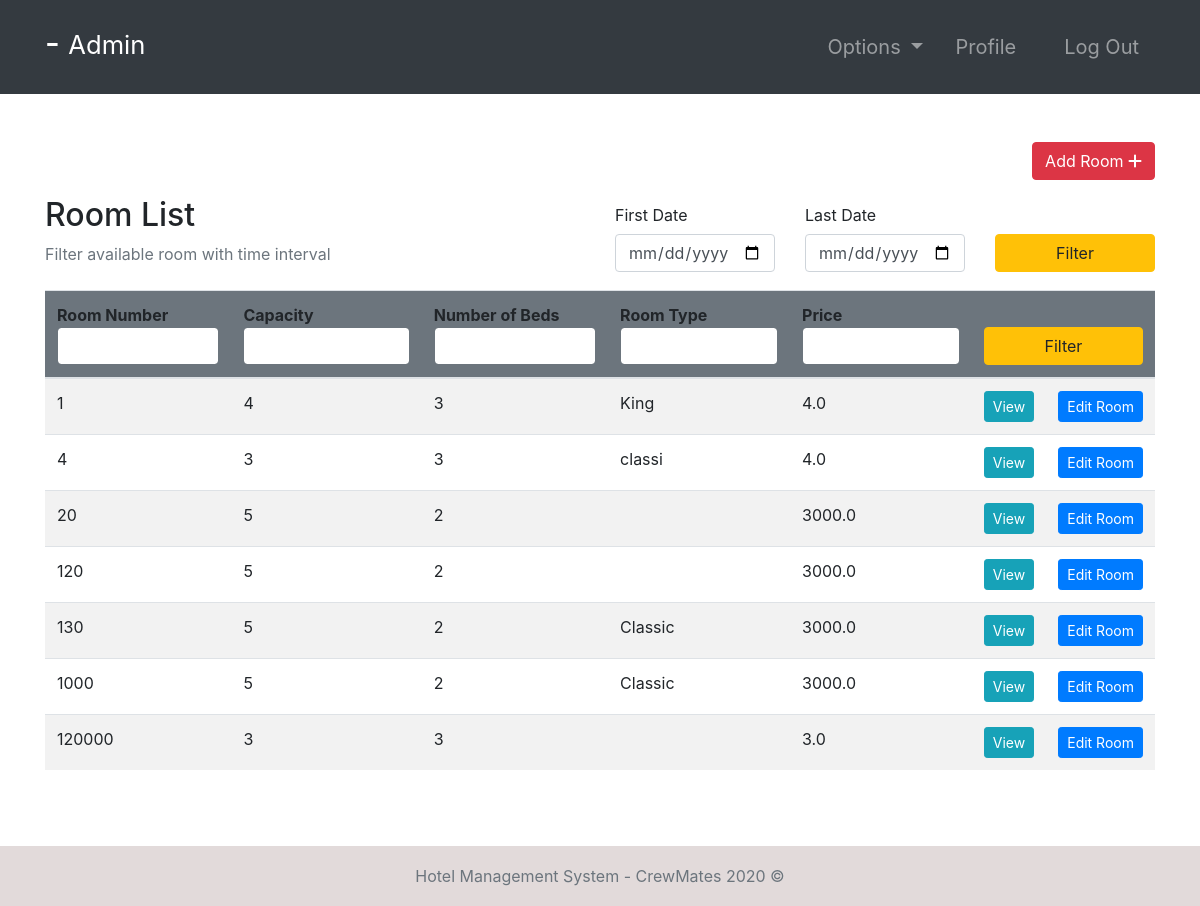
The page /rooms/ (signed in) on the database as committed earlier.
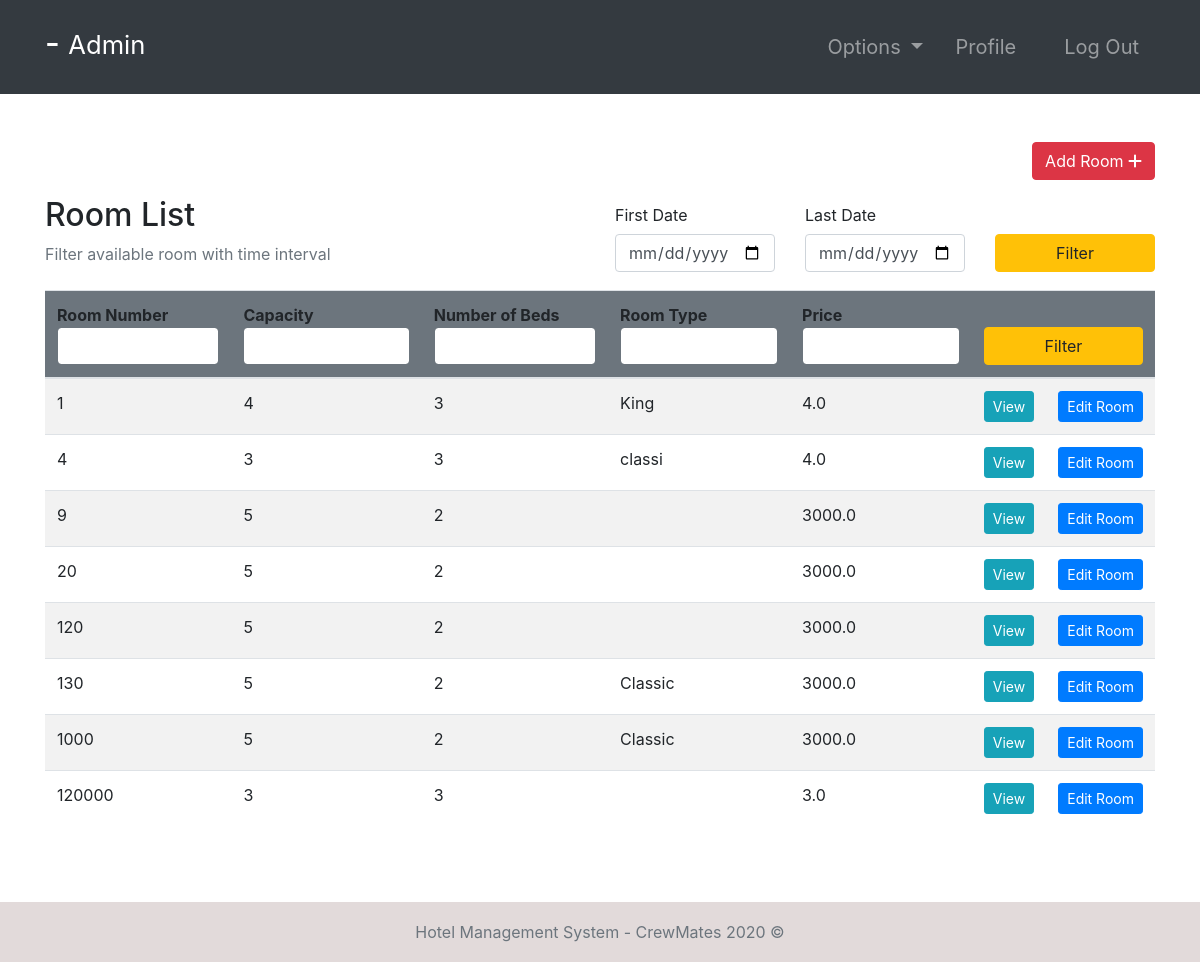
The same page on the database as committed later.
### room/models.py (models this page shows, shortened)
class Room(models.Model):
    ROOM_TYPES = (
        ('King', 'King'),
        ('Luxury', 'Luxury'),
        ('Normal', 'Normal'),
        ('Economic', 'Economic'),
    )
    number = models.IntegerField(primary_key=True)
    capacity = models.SmallIntegerField()
    numberOfBeds = models.SmallIntegerField()
    roomType = models.CharField(max_length=20, choices=ROOM_TYPES)
    price = models.FloatField()
    statusStartDate = models.DateField(null=True)
    statusEndDate = models.DateField(null=True)

### room/views.py (the view, shortened to what this page needs)
# urls.py: path('rooms/', rooms, name="rooms"),
@ login_required(login_url='login')
def rooms(request):
    role = str(request.user.groups.all()[0])
    path = role + "/"
    rooms = Room.objects.all()
    firstDayStr = None
    lastDateStr = None
    def chech_availability(fd, ed):
        availableRooms = []
        for room in rooms:
            availList = []
            bookingList = Booking.objects.filter(roomNumber=room)
            if room.statusStartDate == None:
                for booking in bookingList:
                    if booking.startDate > ed.date() or booking.endDate < fd.date():
                        availList.append(True)
                    else:
                        availList.append(False)
                if all(availList):
                    availableRooms.append(room)
            else:
                if room.statusStartDate > ed.date() or room.statusEndDate < fd.date():
                    for booking in bookingList:
                        if booking.startDate > ed.date() or booking.endDate < fd.date():
                            availList.append(True)
                        else:
                            availList.append(False)
                        if all(availList):
                            availableRooms.append(room)
        return availableRooms
    context = {
        "role": role,
        'rooms': rooms,
        'fd': firstDayStr,
        'ld': lastDateStr
    }
    return render(request, path + "rooms.html", context)

### Templates/admin/rooms.html
{% extends '../index.html' %}
{% block context %}
{% include '../common_pages/rooms.html' %}
{% endblock %}

### Templates/common_pages/rooms.html (shortened to what this page needs)
<div class="container py-5 clearfix">
    <div class="clearfix">
        {% if role == "manager" or role == "admin" %}
        <a href="{% url 'add-room' %}" class="btn btn-danger rounded float-right">Add Room <i
                class="fas fa-plus"></i></a>
        {% endif %}
    </div>
    <div class="table-header row mt-3 clearfix">
        <div class="col-sm-12 col-md-12 col-lg-6 mb-4">
            <h2>Room List</h2>
            <span class="text-muted">Filter available room with time interval</span>
        </div>
        <div class="col-sm-12 col-md-12 col-lg-6">
            <form action="" method="POST">
                <div class="row">
                    <div class="form-group col-4">
                        <label for="example-date-input" class="col-form-label">First Date</label>
                        <div class="">
                            <input class="form-control" type="date" name="fd" value="{{fd}}" id="example-date-input">
                        </div>
                    </div>
                    <div class="form-group col-4">
                        <label for="example-date-input" class="col-form-label">Last Date</label>
                        <div class="">
                            <input class="form-control" type="date" name="ld" value="{{ld}}" id="example-date-input">
                        </div>
                    </div>
                    <div class="col-4" style="margin-top:38px;">
                        <button type="submit" name="dateFilter" class="btn btn-warning w-100">Filter</button>
                    </div>
                </div>
            </form>
        </div>
    </div>
    <table class="table table-hover table-striped">
        <thead class="bg-secondary rounded">
            <tr>
                <form action="" method="POST">
                    <th>Room Number<input type="number" name="number" value="{{number}}"
                            class="form-control border border-secondary"></th>
                    <th>Capacity<input type="number" name="capacity" value="{{capacity}}"
                            class="form-control border border-secondary"></th>
                    <th>Number of Beds<input type="number" name="nob" value="{{nob}}"
                            class="form-control border border-secondary"></th>
                    <th>Room Type<input type="text" name="type" value="{{type}}"
                            class="form-control border border-secondary"></th>
                    <th>Price <input type="number" step="0.01" name="price" value="{{price}}"
                            class="form-control border border-secondary"></th>
                    <th colspan="2"><button type="submit" name="filter" class="btn btn-warning w-100">Filter</button>
                    </th>
                </form>
            </tr>
        </thead>
        <tbody>
            {% for room in rooms %}
            <tr>
                <td>{{ room.number }}</td>
                <td>{{ room.capacity }}</td>
                <td>{{ room.numberOfBeds }}</td>
                <td>{{ room.roomType }}</td>
                <td>{{ room.price }}</td>
                {% if role != "guest" %}
                <td> <a href="{% url 'room-profile' room.number %}" class="btn btn-info btn-sm w-100">View</a>
                </td>
                {% if role == 'manager' or role == 'admin' %}<td> <a href="{% url 'room-edit' room.number %}"
                        class="btn btn-sm btn-primary w-100">Edit&nbsp;Room</a></td> {% endif %}
                {% endif %}
            </tr>
            {% endfor %}
        </tbody>
    </table>
</div>

Rows that differ between the two databases and show on the page:
added Room: number "9", capacity "5", numberOfBeds "2", price "3000.0"
